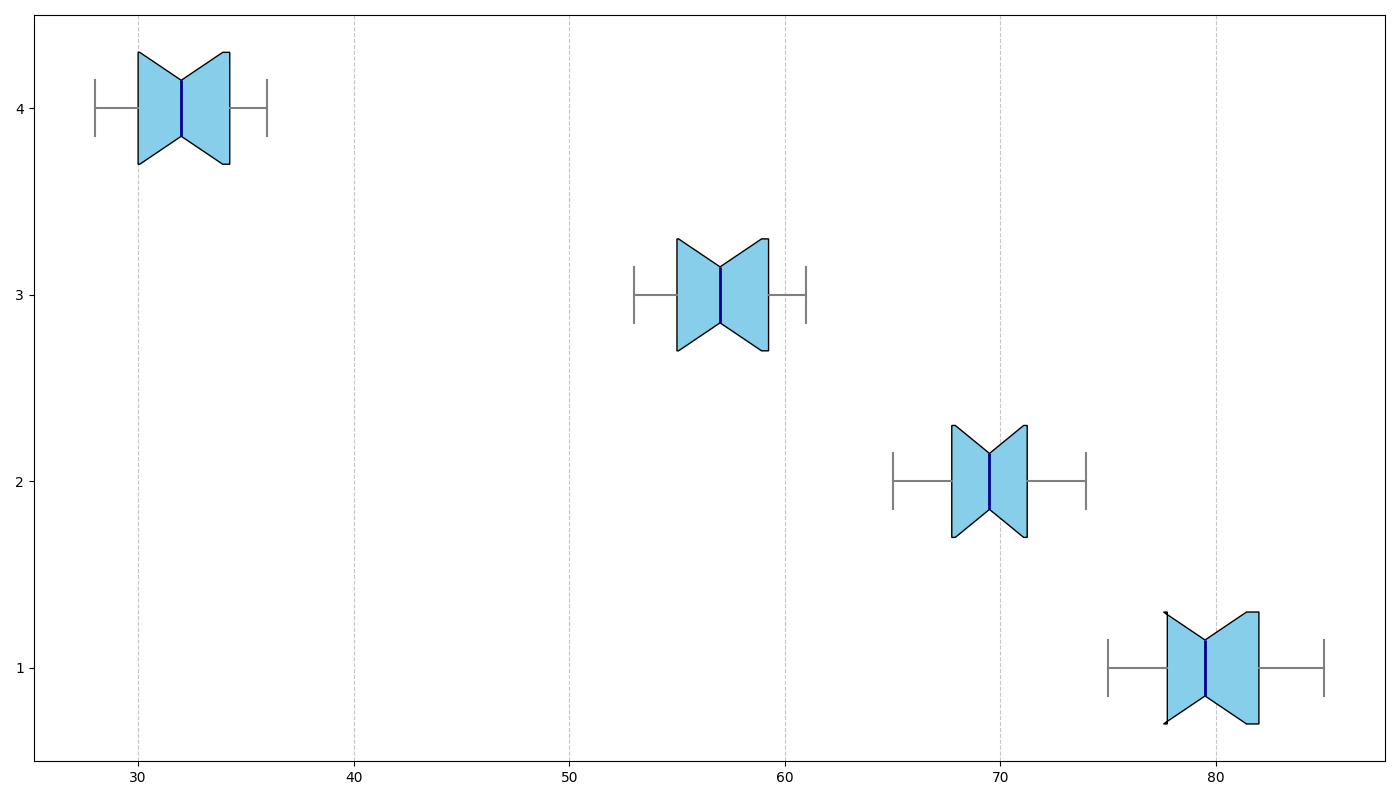

Python code for this plot:
import matplotlib.pyplot as plt

all_sleep_quality_data = [
    [75, 78, 80, 82, 76, 79, 83, 85, 77, 81, 82, 79],
    [68, 70, 65, 72, 74, 66, 67, 71, 69, 73, 70, 68],
    [55, 57, 60, 58, 54, 56, 53, 59, 61, 55, 57, 60],
    [30, 32, 35, 33, 29, 31, 28, 34, 36, 30, 32, 35]
]

fig, ax = plt.subplots(figsize=(14, 8))
box = ax.boxplot(
    all_sleep_quality_data,
    patch_artist=True,
    notch=True,
    vert=False,  # Change to horizontal orientation
    widths=0.6
)

single_color = 'skyblue'
for patch in box['boxes']:
    patch.set_facecolor(single_color)

plt.setp(box['medians'], color='darkblue', linewidth=2)
plt.setp(box['whiskers'], color='gray', linewidth=1.5, linestyle='-')
plt.setp(box['caps'], color='grey', linewidth=1.5)
plt.setp(box['fliers'], marker='o', color='black', alpha=0.5)

ax.grid(axis='x', linestyle='--', alpha=0.7)  # Adjust grid orientation

plt.tight_layout()
plt.show()
